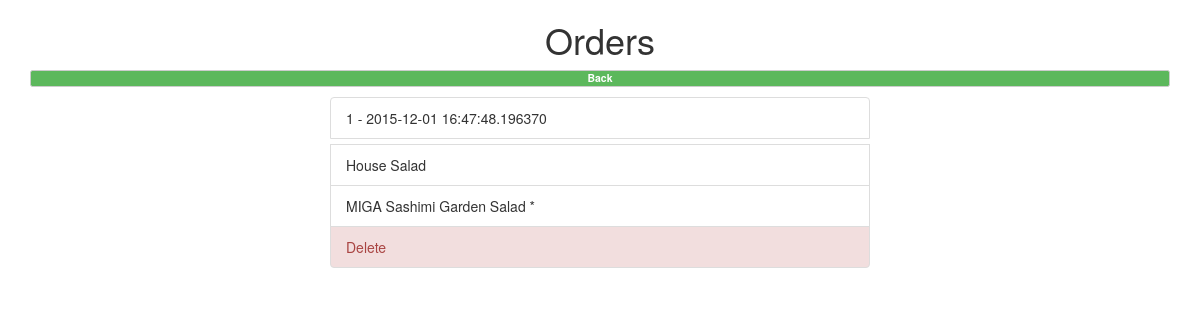
/view_orders, run on an earlier commit of the app's database.
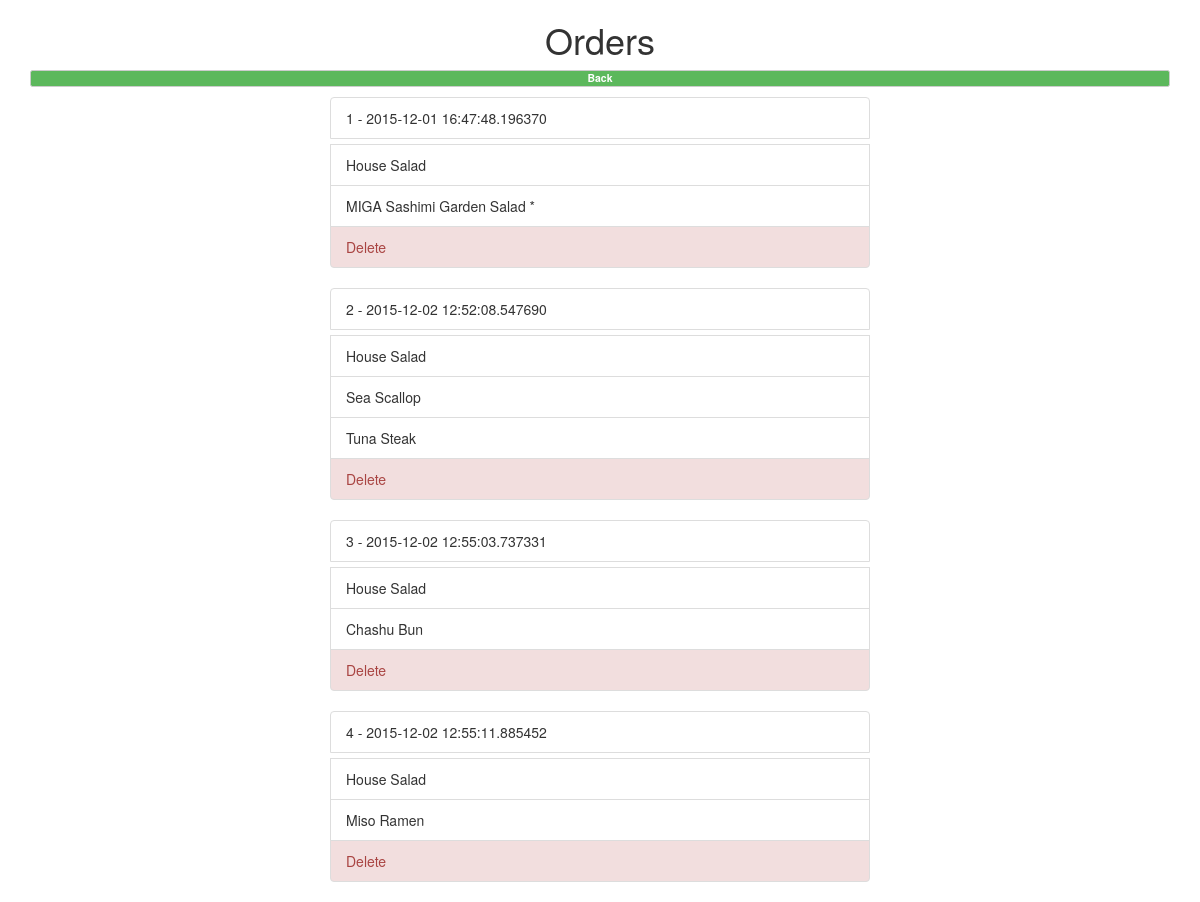
And on a later commit of the database.
### app/models.py (models this page shows)
class Orders(db.Model):
    id = db.Column(db.Integer, primary_key=True)
    time = db.Column(db.DateTime, index=True)
    items = db.relationship('MenuItem', secondary=itemsInOrders, lazy='dynamic', backref=db.backref('orders', lazy='dynamic'))
    restaurant_id = db.Column(db.Integer, db.ForeignKey('restaurant.id'))
    customer_id = db.Column(db.Integer, db.ForeignKey('customers.id'))

class MenuItem(db.Model):
    id = db.Column(db.Integer, primary_key=True)
    name = db.Column(db.String(64), index=True, unique=True)
    description = db.Column(db.String(1000))
    frequency = db.Column(db.Integer, index=True)
    rating_sum = db.Column(db.Integer, index=True)
    category = db.Column(db.String(64))
    dietaryRestriction = db.Column(db.Integer)
    restaurant_id = db.Column(db.Integer, db.ForeignKey('restaurant.id'))
    price = db.Column(db.Integer, index=True)

### app/views.py (the view)
@app.route('/view_orders')
def view_orders():
    restaurant = {'name': 'MIGA'}
    orders = Orders.query.all()
    return render_template('orders.html',
                           orders=orders,
                           restaurant=restaurant)

### app/templates/orders.html (shortened to what this page needs)
<html>
    <head>
        <link href="/static/css/bootstrap.min.css" rel="stylesheet" media="screen">
    </head>
    <body>
        <div class="container">
<p>
          <h1 style = "text-align: center"> Orders </h1>
     <span class = "text-center btn btn-default label label-success center-block" style = "text-align: center" onclick="back()" >Back</span>
</p>
            <div class="col-md-6 col-md-offset-3">
                {% for order in orders %}
                <ul class="list-group">
                    <li class="list-group-item list-group-item-heading">{{ order.id }} - {{ order.time }}</li>
                    {% for item in order.items %}
                    <li class="list-group-item">{{ item.name }}</li>
                    {% endfor %}
                    <li id="{{ order.id }}" class="list-group-item list-group-item-danger delete-entry" onclick="refresh()" >Delete</li>
                </ul>
                {% endfor %}
            </div>
        </div>
    </body>
</html>

What changed in the data, as far as the page shows it:
added Orders: id "2", time "2015-12-02 12:52:08.547690", MenuItem (name "House Salad")
now on this page (row unchanged): MenuItem: name "Sea Scallop", shown under "2"
now on this page (row unchanged): MenuItem: name "Tuna Steak", shown under "2"
added Orders: id "3", time "2015-12-02 12:55:03.737331", MenuItem (name "House Salad")
now on this page (row unchanged): MenuItem: name "Chashu Bun", shown under "3"
added Orders: id "4", time "2015-12-02 12:55:11.885452", MenuItem (name "House Salad")
now on this page (row unchanged): MenuItem: name "Miso Ramen", shown under "4"
